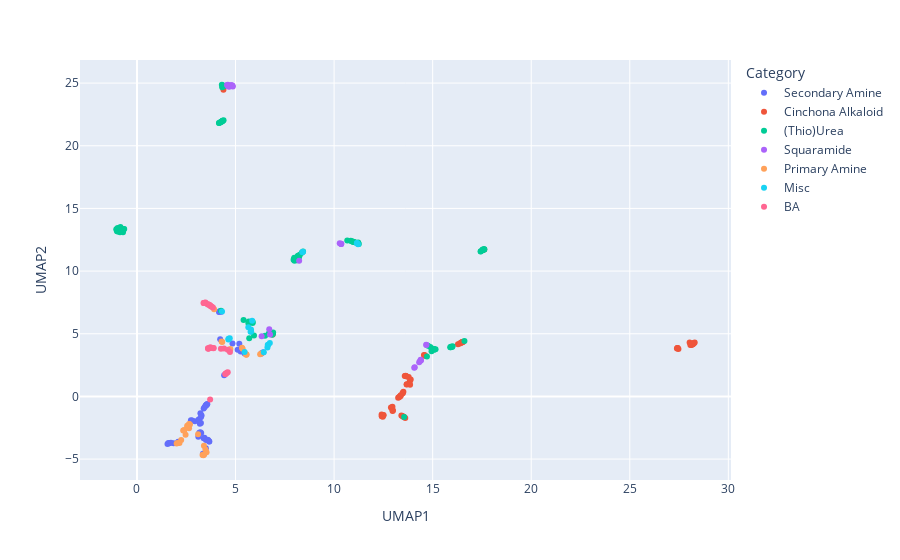

Notebook code for this chart:
### Code cell
G = graph_from_networkx(cat_graphs , node_labels_tag='atom_symbol')

reducer = umap.UMAP(n_neighbors=8)
gk = GraphKernel(kernel={"name": "weisfeiler_lehman","n_iter":8}, normalize=True)
#gk = GraphKernel(kernel={"name": "hadamard_code","n_iter":8}, normalize=True)
#gk = GraphKernel(kernel={"name": "core_framework"}, normalize=True)

K_train = gk.fit_transform(G)

lower_dimensional_representation = reducer.fit_transform(K_train)
df = pd.DataFrame()
df['UMAP1'] = lower_dimensional_representation[:, 0]
df['UMAP2'] = lower_dimensional_representation[:, 1]
df['Category'] = catlabels
fig = px.scatter(
            df,
            x='UMAP1',
            y='UMAP2',
            color='Category',
            #color_discrete_sequence=[colormap[i] for i in range(len(df['Category'].unique()))],
        )
fig.show()
